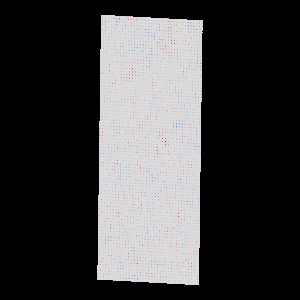

Generate this figure with Python:
#!/usr/bin/env python

# Read a 3D SegY file and render with a color transfer function.

import os

import vtkmodules.vtkInteractionStyle  # noqa: F401
import vtkmodules.vtkRenderingFreeType  # noqa: F401
import vtkmodules.vtkRenderingOpenGL2  # noqa: F401

from vtkmodules.vtkIOSegY import vtkSegYReader
from vtkmodules.vtkRenderingCore import (
    vtkActor,
    vtkColorTransferFunction,
    vtkDataSetMapper,
    vtkRenderWindow,
    vtkRenderWindowInteractor,
    vtkRenderer,
)

# Source
data_dir = os.environ.get("VPE_DATA_DIR", os.path.dirname(os.path.abspath(__file__)))

diverging_ctf = vtkColorTransferFunction()
diverging_ctf.AddRGBPoint(-127, 0.23, 0.30, 0.75)
diverging_ctf.AddRGBPoint(0.0, 0.86, 0.86, 0.86)
diverging_ctf.AddRGBPoint(126, 0.70, 0.02, 0.15)

segy_reader = vtkSegYReader()
segy_reader.SetFileName(os.path.join(data_dir, "SegY", "waha8.sgy"))
segy_reader.Update()

# Mapper
segy_mapper = vtkDataSetMapper()
segy_mapper.SetInputConnection(segy_reader.GetOutputPort())
segy_mapper.SetLookupTable(diverging_ctf)
segy_mapper.SetColorModeToMapScalars()

# Actor
segy_actor = vtkActor()
segy_actor.SetMapper(segy_mapper)

# Renderer
renderer = vtkRenderer()
renderer.AddActor(segy_actor)

# Render window
render_window = vtkRenderWindow()
render_window.AddRenderer(renderer)
render_window.SetWindowName("seg y3d reader")
render_window.SetMultiSamples(0)
render_window.SetSize(300, 300)

# Interactor
interactor = vtkRenderWindowInteractor()
interactor.SetRenderWindow(render_window)

# Scene
renderer.ResetCamera()
renderer.GetActiveCamera().Azimuth(180)

interactor.Initialize()
interactor.Start()
